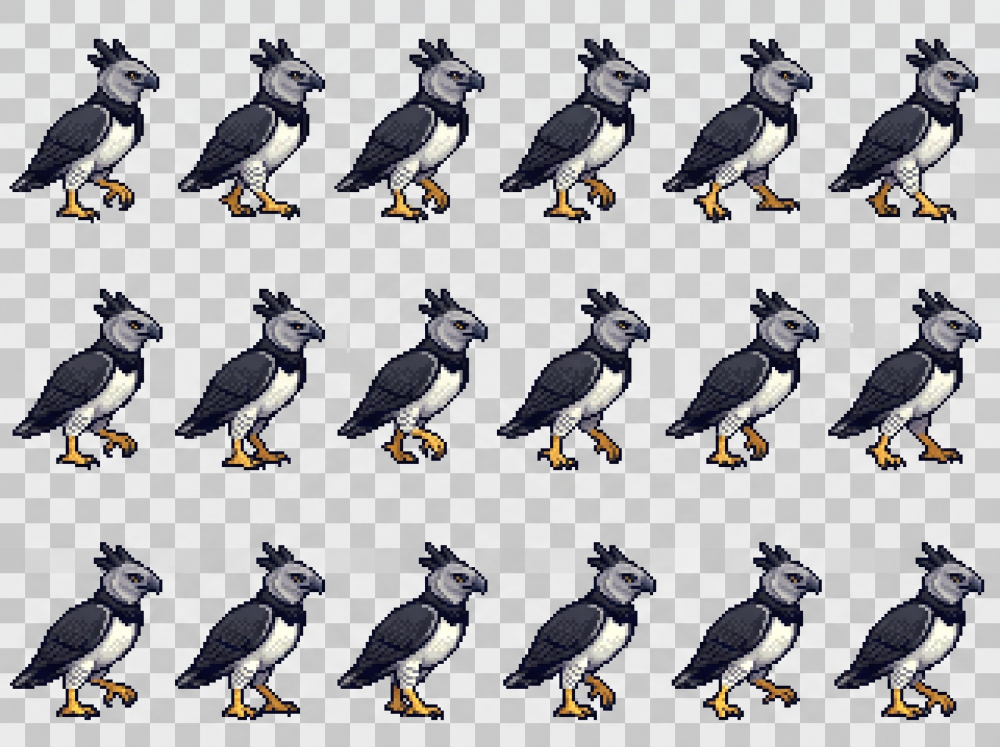
#> input picture jogo-original/VALE-DO-CAMPO/tools/harpia/folha-andando.jpg, 2000 x 1493 px (shown at 1/2 size)
$ python make-harpia.py folha-andando.jpg
#> lines starting #> are read from the running program, lines starting #| are printed output that depends on the picture; after the words box and inside, x2 and y2 are one past the last pixel; in counts of white or black regions, pixels touching at a corner belong together
#!/usr/bin/env python3
"""Monta as folhas de sprites da harpia do jogo a partir das 4 folhas de origem (tools/harpia/folha-*.jpg).

As folhas de origem são pixel art AMPLIADA sem suavização (cada pixel original virou um bloco de 6,25 px; 5 px na folha do razante), com o xadrez "de
transparência" gravado na imagem (JPEG, com dois tons de cinza diferentes em cada folha). Todas as harpias olham para a direita. Aqui, para cada folha:
  1. acha a grade do pixel original (período e fase nos dois eixos, pelas bordas da ave) e lê UMA cor por pixel original (a mediana do centro do
     bloco): a folha volta ao tamanho nativo, nítida, sem o borrão que uma redução por média faria;
  2. o fundo é o que é NEUTRO (quase sem saturação) e claro como o xadrez daquela folha; a ave é o resto;
  3. cada quadro é a célula da grade (colunas x linhas) onde o artista o desenhou; fica só o maior pedaço da célula (some o quadradinho cinza
     solto e a peça de pata solta que sobraram em algumas folhas) e os buracos pequenos fecham (a "calça" de penas da coxa é um padrão quadriculado
     com os mesmos tons do fundo, que vira buraco na máscara);
  4. todos os quadros de uma folha usam a MESMA janela de recorte (a união das caixas das aves, medida na célula), então continuam registrados entre
     si como o artista desenhou (o corpo balança, os pés andam...), e são ajustados à escala da folha (1,0 = tamanho nativo; menor reduz por média da
     ave com um pouco de nitidez; alfa em 0/255);
  5. saem public/assets/sprites/animals/harpy/<nome>.webp (grade de quadros, mesma ordem da origem) e src/config/harpiaSprites.js (tamanho do quadro,
     número de quadros e o ponto de âncora de cada folha: o pé nas folhas em pé, o centro do corpo nas que voam).

Uso:  python3 tools/harpia/make-harpia.py [--previa]      (requer Pillow, numpy e scipy; ferramenta opcional, fora do jogo)
      --previa grava tools/harpia/previa-<nome>.png: cada folha sobre um fundo verde, para conferir a olho.
"""
import json
import os
import sys
import numpy as np
from PIL import Image
from scipy import ndimage as ndi

AQUI = os.path.dirname(os.path.abspath(__file__))
SAIDA = os.path.join(AQUI, '..', '..', 'public', 'assets', 'sprites', 'animals', 'harpy')
CONFIG = os.path.join(AQUI, '..', '..', 'src', 'config', 'harpiaSprites.js')

# nome, arquivo, colunas, linhas, quadros, escala sobre o tamanho NATIVO do pixel art (1,0 = nativo), âncora ('pe' = pé no chão, 'corpo' = centro do corpo)
FOLHAS = [
    ('andar', 'folha-andando.jpg', 6, 3, 18, 0.5, 'pe'),       # andando no chão
    ('parada', 'folha-parada.jpg', 6, 4, 23, 0.5, 'pe'),       # pousada: observando, piscando
    ('voo', 'folha-voo.jpg', 4, 3, 12, 0.65, 'corpo'),         # voando (bater de asas)
    ('razante', 'folha-razante.jpg', 3, 4, 12, 0.45, 'corpo'),  # razante: asas recolhidas e garras à frente
]
FOLGA = 10      # px nativos a mais em volta da célula ao procurar a ave (as asas passam um pouco da célula)
BURACO = 70     # buracos de até ~este tamanho (px nativos) fecham


def niveis(a):
    """Os dois tons de cinza do xadrez desta folha, pelos picos do brilho na borda."""
    H, W, _ = a.shape
#> H = 1493; W = 2000
    m = np.zeros((H, W), bool)
    m[:14, :] = m[:, :14] = m[-14:, :] = m[:, -14:] = True
    v = a.max(2)[m].astype(int)
    h = np.convolve(np.bincount(v, minlength=256).astype(float), np.ones(5), 'same')
#> h = 256 values, max 46380 at index 201, min 0 at index 0, mean 1894.9
    med = int(np.median(v))
#> med = 205
    return int(np.argmax(h[:med])), med + int(np.argmax(h[med:]))


def fundo_alto(a):
    """Máscara do fundo na resolução da imagem: qualquer neutro claro (os dois tons do xadrez e os tons intermediários dos quadradinhos soltos);
    o neutro claro DENTRO da ave (a "calça" de penas) fecha depois como buraco."""
    mx, mn = a.max(2), a.min(2)
    p1, p2 = niveis(a)
#> p1 = 201; p2 = 236
    return ((mx - mn) <= 4) & (mx >= min(p1, p2) - 9)
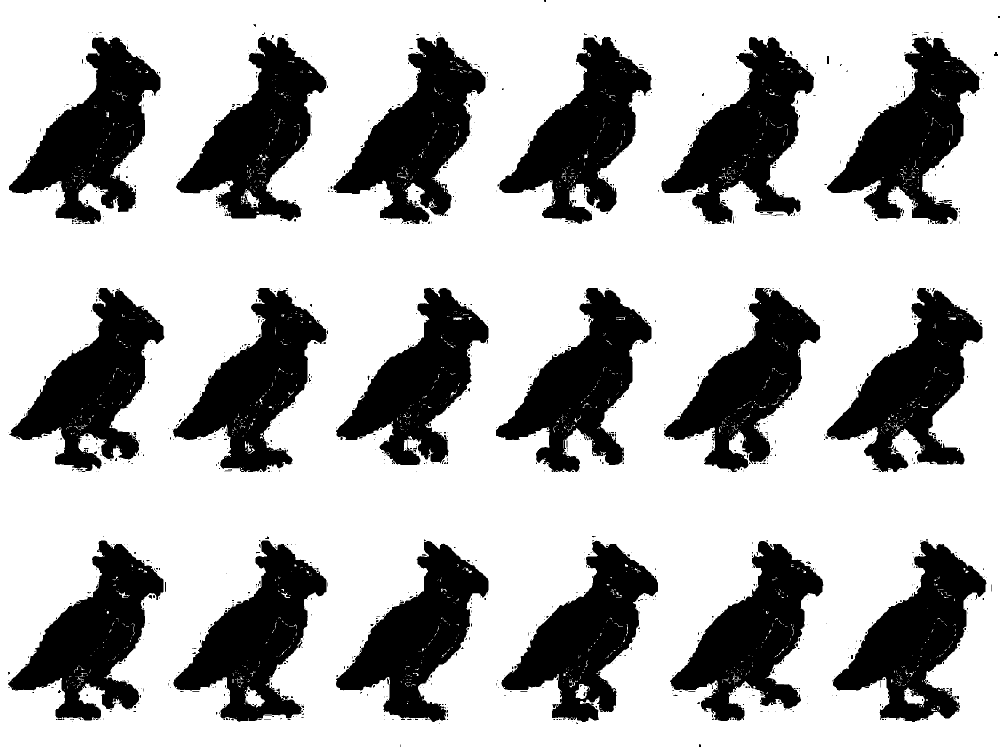
#> returned value: shape (1493, 2000) bool (shown at 1/2 size); 69.8% white; 1525 black regions (1448 under 20 px), largest, box (x1, y1, x2, y2) and area: (1323, 74, 1628, 448) 51123, (667, 74, 971, 448) 50913, (18, 74, 321, 448) 50763


def ajustar(perfil, lo=4.6, hi=7.4):
    """Período e fase (px) da grade de degraus do pixel art, pelo perfil de bordas: onde a soma nas bordas da grade mais passa a soma no meio dos blocos."""
    n = len(perfil)
    xs = np.arange(n)
    melhor = (-1.0, None, None)
    for p in np.arange(lo, hi, 0.004):
        for ph in np.arange(0, p, 0.25):
            pos = ph + np.arange(0, int((n - ph) / p)) * p
            sc = np.interp(pos, xs, perfil).mean() - np.interp(pos + p / 2, xs, perfil).mean()
            if sc > melhor[0]:
                melhor = (sc, p, ph)
    return melhor[1], melhor[2]


def nativo(a):
    """A folha na resolução do pixel art original: (rgb, máscara da ave) com UMA cor por pixel original. Também devolve a grade achada."""
    fg = ndi.binary_dilation(~fundo_alto(a), iterations=2)
#> fg: shape (1493, 2000) bool; 33.2% white; 225 white regions (84 under 20 px), largest, box (x1, y1, x2, y2) and area: (1321, 70, 1630, 450) 56950, (654, 62, 978, 450) 56420, (1647, 71, 1966, 450) 56003
    g = a.mean(2)
    gx = np.abs(np.diff(g, axis=1)) * fg[:, 1:]
    gy = np.abs(np.diff(g, axis=0)) * fg[1:, :]
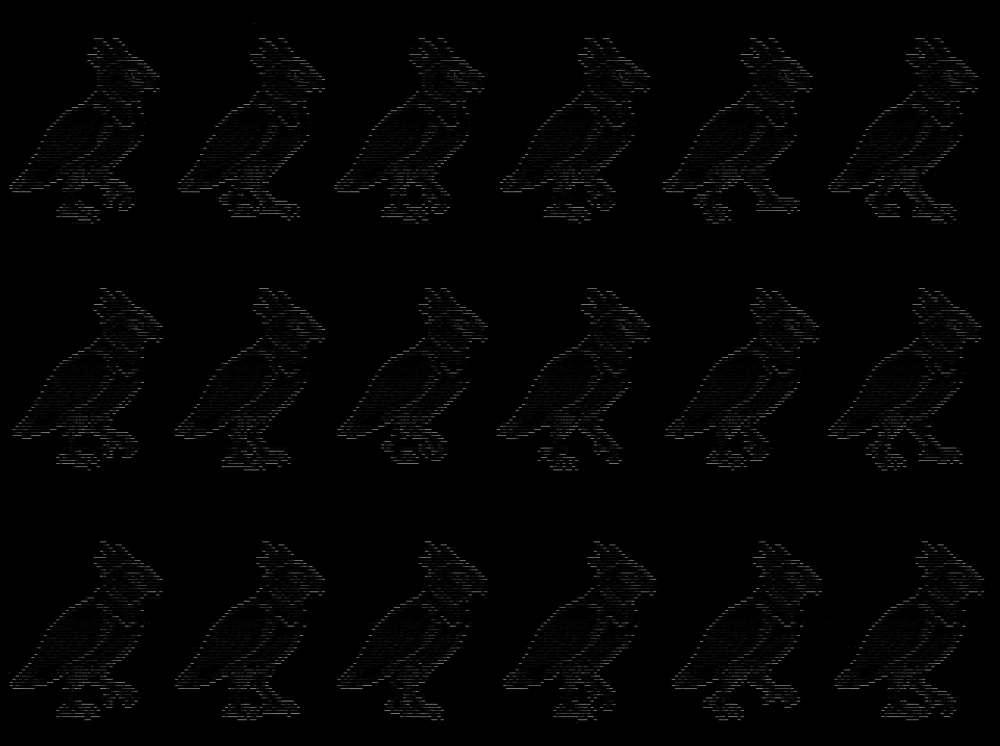
#> gy: shape (1492, 2000) float64 (shown at 1/2 size); min 0, max 219.7, mean 3.3
    px, fx = ajustar(gx.sum(0))
#> in ajustar, `n = len(perfil)`: n = 1999
#> after the loop in ajustar, `for p in np.arange(lo, hi, 0.004):`: melhor = (13360.5, 6.25, 5)
#> px = 6.25; fx = 5
    py, fy = ajustar(gy.sum(1))
#> py = 6.25; fy = 2
    H, W, _ = a.shape
#> H = 1493; W = 2000
    nw, nh = int((W - fx) / px), int((H - fy) / py)
#> nw = 319; nh = 238
    bg = fundo_alto(a)
    rgb = np.zeros((nh, nw, 3))
    ave = np.zeros((nh, nw), bool)
    for j in range(nh):
        y0, y1 = fy + (j + 0.25) * py, fy + (j + 0.75) * py
        for i in range(nw):
            x0, x1 = fx + (i + 0.25) * px, fx + (i + 0.75) * px
            blk = a[int(y0):max(int(y0) + 1, int(y1)), int(x0):max(int(x0) + 1, int(x1))]
            rgb[j, i] = np.median(blk.reshape(-1, 3), axis=0)
            ave[j, i] = bg[int(y0):max(int(y0) + 1, int(y1)), int(x0):max(int(x0) + 1, int(x1))].mean() < 0.5
#> this loop made 238 passes
#> (y0, y1) on passes 1 to 3: (3.56, 6.69), (9.81, 12.93), (16.06, 19.18)
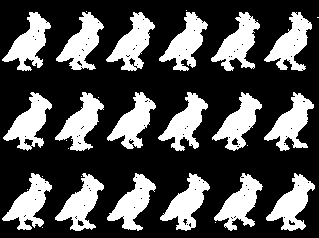
#> ave: shape (238, 319) bool; 30.4% white; 32 white regions (14 under 20 px), largest, box (x1, y1, x2, y2) and area: (211, 12, 260, 71) 1324, (106, 12, 155, 71) 1315, (2, 12, 51, 71) 1310
    ave = ndi.binary_opening(ave, structure=np.ones((2, 2)))  # tira pontinhos soltos de 1 pixel
#> ave: shape (238, 319) bool; 30.2% white; 18 white regions, largest, box (x1, y1, x2, y2) and area: (211, 12, 260, 71) 1310, (106, 12, 155, 71) 1309, (2, 12, 51, 71) 1303
    # contorno claro: pixels de borda que misturam o fundo (neutros e claros, encostando no fundo) saem; o creme do peito (colorido) fica
    sat = rgb.max(2) - rgb.min(2)
    for _ in range(2):
        borda = ave & ~ndi.binary_erosion(ave, border_value=1)
        ave = ave & ~(borda & (sat <= 9) & (rgb.max(2) >= 175))
    return rgb, ave, (px, py)


def quadro(m, x0, y0, x1, y1):
    """A ave da janela (x0, y0, x1, y1): só o maior pedaço, com os buracos pequenos fechados. Devolve a máscara da janela inteira."""
    sub = m[y0:y1, x0:x1]
    lab, n = ndi.label(ndi.binary_dilation(sub, iterations=1), structure=np.ones((3, 3)))
    if n == 0:
        return np.zeros_like(sub)
    tam = ndi.sum(sub, lab, range(1, n + 1))
    maior = lab == (int(np.argmax(tam)) + 1)
    s = sub & maior
    lab, n = ndi.label(~s)
    for i, t in enumerate(ndi.sum(~s, lab, range(1, n + 1))):
        if t <= BURACO and not ((lab[0, :] == i + 1).any() or (lab[-1, :] == i + 1).any() or (lab[:, 0] == i + 1).any() or (lab[:, -1] == i + 1).any()):
            s |= lab == i + 1
    return s


def ajustar_escala(rgb, m, k, nw, nh):
    """Do tamanho nativo para o do jogo: k = 1 não muda; k < 1 reduz por média SÓ da ave (sem franja) e devolve um pouco de nitidez e saturação; alfa em 0/255."""
    if k == 1:
        sai = np.zeros(m.shape + (4,), np.uint8)
        sai[..., :3] = np.clip(rgb, 0, 255).astype(np.uint8)
        sai[..., 3] = np.where(m, 255, 0)
        sai[~m, :3] = 0
        return sai
    mf = m.astype(np.float64)

    def red(c):
        return np.array(Image.fromarray(c.astype(np.float32), 'F').resize((nw, nh), Image.BOX))

    cob = red(mf)
    cor = np.stack([red(rgb[..., i] * mf) for i in range(3)], -1) / np.maximum(cob[..., None], 1e-6)
    lum = cor.mean(2, keepdims=True)
    cor = lum + (cor - lum) * 1.15  # saturação
    borr = ndi.gaussian_filter(cor, (0.7, 0.7, 0))
    cor = np.clip(cor + 0.6 * (cor - borr), 0, 255)  # nitidez (máscara de nitidez)
    sai = np.zeros((nh, nw, 4), np.uint8)
    sai[..., :3] = np.clip(cor, 0, 255).astype(np.uint8)
    sai[..., 3] = np.where(cob >= 0.5, 255, 0)
    sai[sai[..., 3] == 0, :3] = 0
    return sai


def main():
    previa = '--previa' in sys.argv
    os.makedirs(SAIDA, exist_ok=True)
    cfg = {}
    for nome, arq, cols, rows, n, k, ancora in FOLHAS:
        a = np.array(Image.open(os.path.join(AQUI, arq)).convert('RGB')).astype(np.float64)
        rgb, m, (px, py) = nativo(a)
#> px = 6.25; py = 6.25
        H, W = m.shape
#> H = 238; W = 319
        cw, ch = W / cols, H / rows
#> cw = 53.17; ch = 79.33
        janelas, masc = [], []
        for q in range(n):
            r, c = divmod(q, cols)
            x0, y0 = int(round(c * cw)), int(round(r * ch))
            ex0, ey0, ex1, ey1 = max(0, x0 - FOLGA), max(0, y0 - FOLGA), min(W, int(round((c + 1) * cw)) + FOLGA), min(H, int(round((r + 1) * ch)) + FOLGA)
            sm = quadro(m, ex0, ey0, ex1, ey1)
            ys, xs = np.nonzero(sm)
            if len(xs) == 0:
                raise SystemExit(f'{nome}: quadro {q} vazio')
            janelas.append((xs.min() + ex0 - x0, ys.min() + ey0 - y0, xs.max() + ex0 - x0 + 1, ys.max() + ey0 - y0 + 1))
            masc.append((sm, ex0, ey0, x0, y0))
#> this loop made 18 passes
#> tam in quadro on passes 1 to 12: [1201, 42], [1182, 70, 70], [1190, 65, 87], [1181, 23, 107], [1193, 22, 102], [1189, 17], [6, 1196, 50], [2, 1171, 91, 64, 1], [9, 1136, 62, 95], [9, 1174, 31, 80], [10, 1140, 24, 100], [7, 1190, 32]
#> pass 1, in quadro, `lab, n = ndi.label(ndi.binary_dilation(sub, iterations=1), structure=n..`:
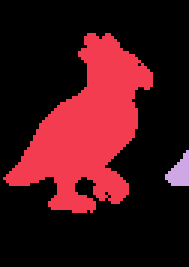
#> lab: shape (89, 63) int32 (shown 3 times larger); 3 distinct labels, from 0 to 2; one colour per label, 0 black
#> after the loop:
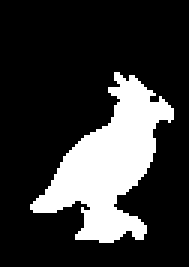
#> sm: shape (89, 63) bool (shown 3 times larger); 21.3% white; 1 white region, box (x1, y1, x2, y2) and area: (10, 24, 58, 81) 1196
#> after the loop, janelas = 18 items, first 6: (2, 12, 50, 70), (3, 12, 50, 70), (0, 12, 48, 71), (-1, 12, 47, 71), (-2, 12, 46, 71), (-2, 12, 46, 71); masc = 18 items
        ux0, uy0 = min(j[0] for j in janelas), min(j[1] for j in janelas)
#> ux0 = -2; uy0 = 12
        ux1, uy1 = max(j[2] for j in janelas), max(j[3] for j in janelas)
#> ux1 = 51; uy1 = 71
        uw, uh = ux1 - ux0, uy1 - uy0
#> uw = 53; uh = 59
        fw, fh = (uw, uh) if k == 1 else (int(np.ceil(uw * k)) + 1, int(np.ceil(uh * k)) + 1)
#> fw = 28; fh = 31
        folha = np.zeros((rows * fh, cols * fw, 4), np.uint8)
        ox_, oy_, mi = [], [], []
        for q in range(n):
            sm, ex0, ey0, x0, y0 = masc[q]
            r, c = divmod(q, cols)
            # janela da união (em pixels nativos), preenchida com a ave deste quadro
            jr = np.zeros((uh, uw, 3))
            jm = np.zeros((uh, uw), bool)
            wx0, wy0 = x0 + ux0, y0 + uy0
            for yy in range(uh):
                sy = wy0 + yy
                ay = sy - ey0
                if sy < 0 or sy >= H or ay < 0 or ay >= sm.shape[0]:
                    continue
                xa, xb = max(wx0, ex0), min(wx0 + uw, ex0 + sm.shape[1], W)
                if xb <= xa:
                    continue
                jm[yy, xa - wx0:xb - wx0] = sm[ay, xa - ex0:xb - ex0]
                jr[yy, xa - wx0:xb - wx0] = rgb[sy, xa:xb]
            red = ajustar_escala(jr, jm, k, fw, fh)
            folha[r * fh:r * fh + red.shape[0], c * fw:c * fw + red.shape[1]] = red
            op = np.nonzero(red[..., 3])
            ox_.append(op[1].mean())
            oy_.append(op[0].mean())
            mi.append(op[0].max() + 1)
#> this loop made 18 passes
#> (ex0, ey0, x0, y0, wx0, wy0, op) on passes 1 to 9: (0, 0, 0, 0, -2, 12, 352 positions, rows 0 to 30, columns 2 to 27), (43, 0, 53, 0, 51, 12, 351 positions, rows 0 to 30, columns 2 to 27), (96, 0, 106, 0, 104, 12, 355 positions, rows 0 to 30, columns 1 to 26), (150, 0, 160, 0, 158, 12, 342 positions, rows 0 to 30, columns 0 to 25), (203, 0, 213, 0, 211, 12, 350 positions, rows 0 to 30, columns 0 to 25), (256, 0, 266, 0, 264, 12, 344 positions, rows 0 to 30, columns 0 to 25), (0, 69, 0, 79, -2, 91, 351 positions, rows 1 to 30, columns 2 to 27), (43, 69, 53, 79, 51, 91, 351 positions, rows 0 to 30, columns 2 to 27), (96, 69, 106, 79, 104, 91, 337 positions, rows 0 to 29, columns 1 to 26)
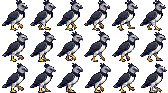
#> folha: shape (93, 168, 4); mean R, G, B, A 33.7, 32.3, 35.7, 101.4; transparent parts drawn white
#> jm: shape (59, 53) bool; 38.2% white; 1 white region, box (x1, y1, x2, y2) and area: (2, 2, 50, 59) 1196
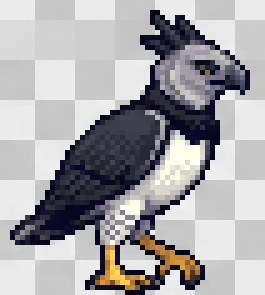
#> jr: shape (59, 53, 3) float64 (shown 5 times larger); mean R, G, B 167.1, 165.7, 168.5
#> after the loop, mi = [31, 31, 31, 31, 31, 31, 31, 31, 30, 31, 31, 31, 31, 31, 31, 31, 31, 31]; ox_ = [16.05, 16.03, 14.91, 14.26, 13.72, 13.73, 16.25, 15.66, 15.15, 14.11, 14.25, 14.04, 16.12, 15.57, 14.86, 14.78, 14.96, 14.47]; oy_ = [15.68, 15.64, 15.59, 15.83, 15.89, 15.84, 16.27, 16.2, 15.75, 15.93, 15.95, 16.27, 16.63, 16.8, 16.39, 16.35, 16.39, 17.06]
        # âncora: pé = base média da ave, x = centro de massa médio; corpo = centro de massa médio
        ax = float(np.mean(ox_)) + 0.5
#> ax = 15.44
        ay = float(np.mean(mi)) if ancora == 'pe' else float(np.mean(oy_)) + 0.5
#> ay = 30.94
        cfg[nome] = {'cols': cols, 'rows': rows, 'n': n, 'w': int(fw), 'h': int(fh), 'ax': round(ax, 1), 'ay': round(ay, 1)}
        img = Image.fromarray(folha, 'RGBA')
        img.save(os.path.join(SAIDA, nome + '.webp'), lossless=True, quality=100, method=6)
        print(nome, f'grade {px:.2f}x{py:.2f} px; {fw}x{fh} por quadro (nativo {uw}x{uh}), {n} quadros, âncora ({ax:.1f}, {ay:.1f}), escala {k}')
#| andar grade 6.25x6.25 px; 28x31 por quadro (nativo 53x59), 18 quadros, âncora (15.4, 30.9), escala 0.5
        if previa:
            f = Image.new('RGBA', img.size, (120, 160, 110, 255))
            f.alpha_composite(img)
            f.save(os.path.join(AQUI, f'previa-{nome}.png'))
#> pass 2 of the loop in main, `for nome, arq, cols, rows, n, k, ancora in FOLHAS:`:
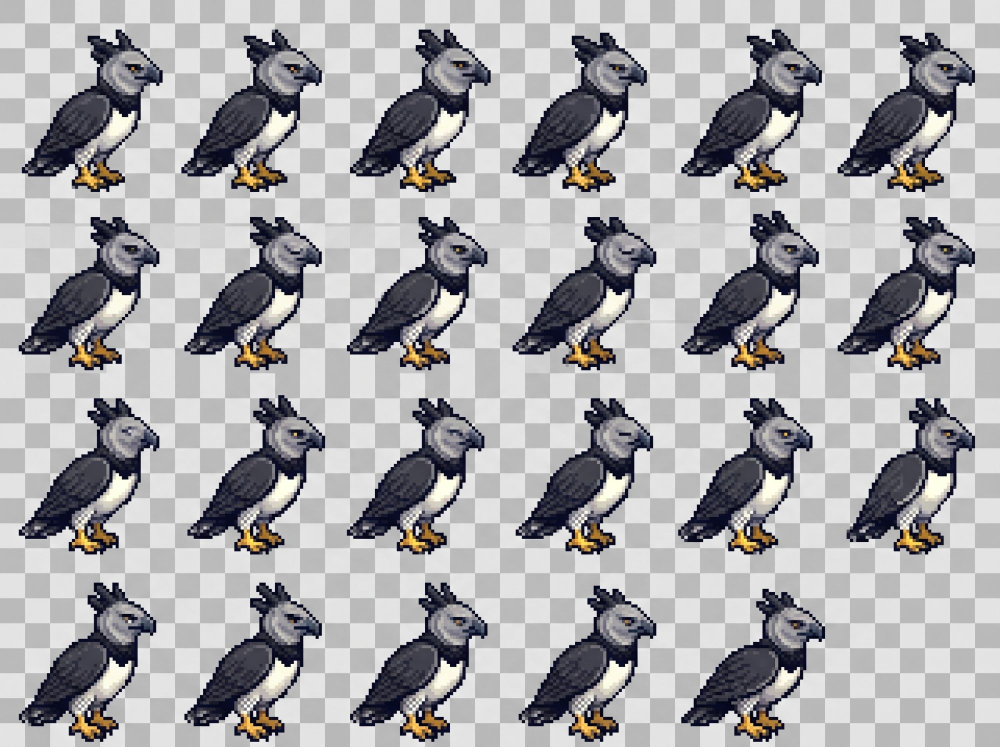
#> input picture jogo-original/VALE-DO-CAMPO/tools/harpia/folha-parada.jpg, 2000 x 1493 px (shown at 1/2 size)
#> p1 = 186; p2 = 227
#> in fundo_alto (call 3), `return ((mx - mn) <= 4) & (mx >= min(p1, p2) - 9)`:
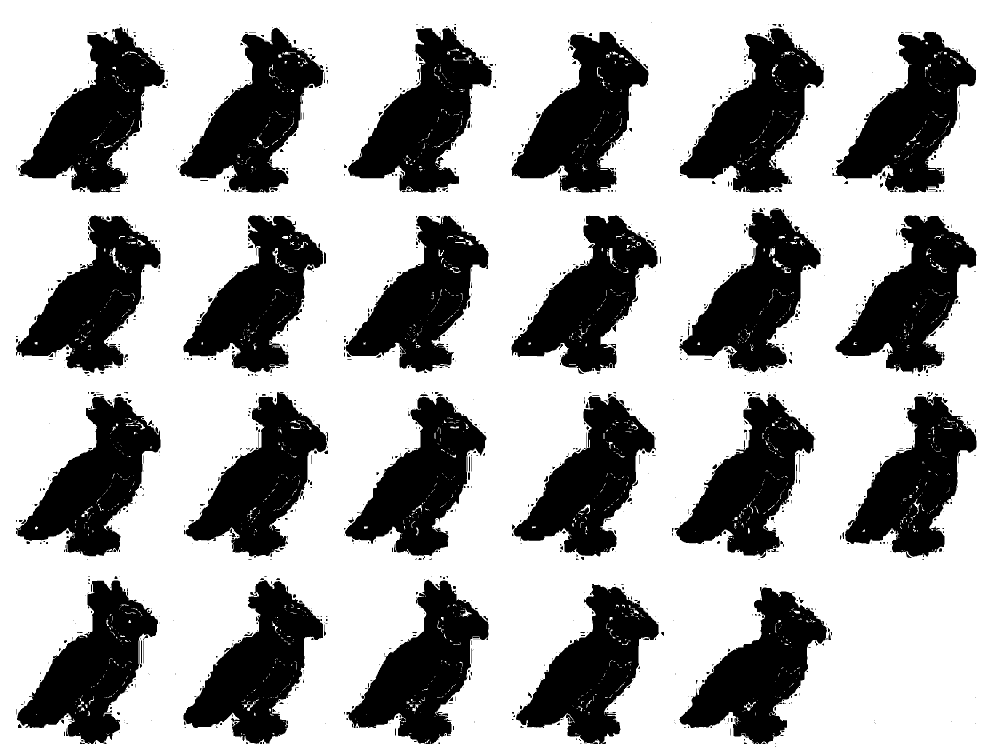
#> returned value: shape (1493, 2000) bool (shown at 1/2 size); 66.2% white; 1581 black regions (1310 under 20 px), largest, box (x1, y1, x2, y2) and area: (1360, 56, 1648, 385) 45293, (696, 56, 984, 385) 45091, (359, 55, 648, 385) 44897
#> fg: shape (1493, 2000) bool; 37.4% white; 155 white regions (61 under 20 px), largest, box (x1, y1, x2, y2) and area: (1358, 46, 1650, 387) 50936, (351, 52, 658, 387) 50433, (686, 46, 994, 387) 50430
#> the loop in nativo (call 2), `for j in range(nh):` made 238 passes
#> the loop in main, `for q in range(n):` made 23 passes
#> pass 1, in quadro (call 19), `lab, n = ndi.label(ndi.binary_dilation(sub, iterations=1), structure=n..`:
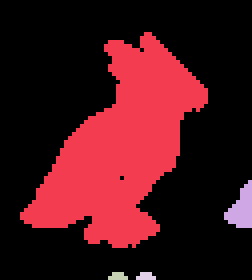
#> lab: shape (70, 63) int32 (shown 4 times larger); 5 distinct labels, from 0 to 4; one colour per label, 0 black
#| parada grade 6.25x6.25 px; 26x28 por quadro (nativo 50x54), 23 quadros, âncora (14.2, 27.3), escala 0.5
    with open(CONFIG, 'w', encoding='utf-8') as f:
        f.write('/**\n * Medidas das folhas de sprites da harpia (public/assets/sprites/animals/harpy/<nome>.webp). GERADO por tools/harpia/make-harpia.py: não edite à mão.\n'
                ' * `w` x `h` é o tamanho de cada quadro; `ax`, `ay` o ponto do quadro que fica na posição da ave (o pé, nas folhas em pé; o centro do corpo, nas que voam).\n'
                ' * Todos os quadros olham para a direita (a esquerda é o espelho).\n */\n')
        f.write('export const HARPIA_FOLHAS = ' + json.dumps(cfg, indent=2) + ';\n')
    print('gravado', os.path.relpath(CONFIG))


if __name__ == '__main__':
    main()
